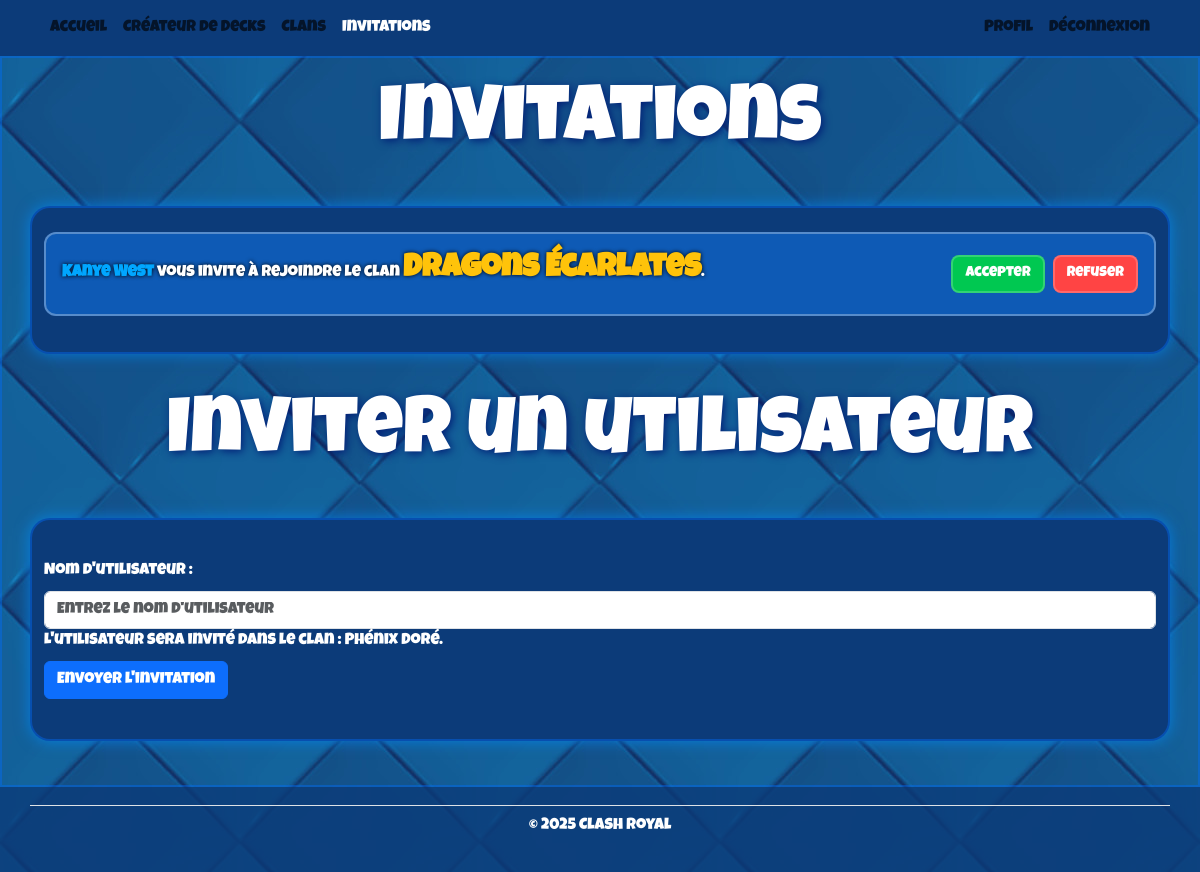
Page /index.php?action=afficherInvitations (signed in) on the committed database.
### tables this page shows
CREATE TABLE Invitation(
    Id_Invitation INT AUTO_INCREMENT,
    Id_Utilisateur INT NOT NULL,
    Id_Utilisateur_1 INT NOT NULL,
    Id_Clan INT NOT NULL,
    PRIMARY KEY(Id_Invitation),
    FOREIGN KEY(Id_Utilisateur) REFERENCES Utilisateur(Id_Utilisateur),
    FOREIGN KEY(Id_Utilisateur_1) REFERENCES Utilisateur(Id_Utilisateur),
    FOREIGN KEY(Id_Clan) REFERENCES Clan(Id_Clan)
);

CREATE TABLE Utilisateur(
    Id_Utilisateur INT AUTO_INCREMENT,
    nom VARCHAR(100)  NOT NULL,
    mot_de_passe VARCHAR(255)  NOT NULL,
    PRIMARY KEY(Id_Utilisateur),
    UNIQUE(nom)
);

CREATE TABLE Clan(
    Id_Clan INT AUTO_INCREMENT,
    nom_clan VARCHAR(150)  NOT NULL,
    description_clan VARCHAR(500)  NOT NULL,
    prive BOOLEAN NOT NULL,
    PRIMARY KEY(Id_Clan),
    UNIQUE(nom_clan)
);

CREATE TABLE UtilisateurClan(
    Id_Clan INT,
    Id_Utilisateur INT,
    Id_Role INT,
    PRIMARY KEY(Id_Clan, Id_Utilisateur, Id_Role),
    FOREIGN KEY(Id_Clan) REFERENCES Clan(Id_Clan),
    FOREIGN KEY(Id_Utilisateur) REFERENCES Utilisateur(Id_Utilisateur),
    FOREIGN KEY(Id_Role) REFERENCES Role(Id_Role)
);

### controleur/controleur.php (called while the page is built, shortened)
<?php
require_once 'modele/modeleClan.php';
require_once 'modele/modeleUtilisateurs.php';
require_once 'modele/modeleInvitation.php';
function afficherInvitations()
{
    require 'vue/invitation.php';
}

### modele/modeleInvitation.php (called while the page is built, shortened)
<?php
class ModeleInvitation
{
    public static function ObtenirInvitationsParUtilisateur($idUtilisateur)
    {
        $connexion = BD::ObtenirConnexion();
        $req = $connexion->prepare(
            "SELECT * FROM Invitation WHERE Id_Utilisateur_1 = :idUtilisateur"
        );
        $req->bindParam(':idUtilisateur', $idUtilisateur);
        $req->execute();
        return $req;
    }
}
?>

### modele/modeleUtilisateurs.php (called while the page is built, shortened)
<?php
class ModeleUtilisateurs
{
    public static function ObtenirTout($idUtilisateur)
    {
        $connexion = BD::ObtenirConnexion();
        $req = $connexion->prepare(
            "SELECT * FROM Utilisateur WHERE Id_Utilisateur = :idUtilisateur"
        );
        $req->bindParam(':idUtilisateur', $idUtilisateur);
        $req->execute();
        return $req;
    }
}

### modele/modeleClan.php (called while the page is built, shortened)
<?php
class ModeleClan
{
    public static function ObtenirClanParId($idClan)
    {
        $connexion = BD::ObtenirConnexion();
        $req = $connexion->prepare(
            "SELECT * FROM Clan WHERE Id_Clan = :Id_Clan"
        );
        $req->bindParam(':Id_Clan', $idClan);
        $req->execute();
        return $req;
    }
    public static function ObtenirClanUtilisateur($idUtilisateur)
    {
        $connexion = BD::ObtenirConnexion();
        $req = $connexion->prepare(
            "SELECT * FROM Clan
            JOIN UtilisateurClan ON Clan.Id_Clan = UtilisateurClan.Id_Clan
            WHERE UtilisateurClan.Id_Utilisateur = :Id_Utilisateur"
        );
        $req->bindParam(':Id_Utilisateur', $idUtilisateur);
        $req->execute();
        return $req;
    }
}

### vue/invitation.php (the view, shortened to what this page needs)
<?php $titreOnglet = 'Invitations';
require_once "modele/modeleInvitation.php";
require_once "modele/modeleUtilisateurs.php";
require_once "modele/modeleClan.php" ?>
<?php ob_start();
$requeteInvitation = ModeleInvitation::ObtenirInvitationsParUtilisateur($_SESSION['utilisateur']['Id_Utilisateur']);
$invitations = $requeteInvitation->fetch();
?>
<h1 class="text-center big-goofy-title"><?php echo $titreOnglet; ?></h1>
<div class="container bg-blue-900  tableau p-6 min-h-screen">
    <div class="max-w-3xl mx-auto">
        <?php if ($invitations == null) { ?>
            <h2 class="text-center">Vous n'avez aucune invitation pour le moment.</h2>
        <?php } else { ?>
        <?php do {
                $requetenom = ModeleUtilisateurs::ObtenirTout($invitations['Id_Utilisateur_1']);
                $requeteClan = ModeleClan::ObtenirClanParId($invitations['Id_Clan']);
                $clan = $requeteClan->fetch();
                $utilisateur = $requetenom->fetch();
        ?>
            <div class="invitation-card" data-id="<?= $invitations['Id_Invitation'] ?>">
                <div class="invitation-text">
                    <span class="user-name"><?= htmlspecialchars($utilisateur['nom']) ?></span>
                    vous invite à rejoindre le clan
                    <span class="clan-name"><?= htmlspecialchars($clan['nom_clan']) ?></span>.
                </div>
                <div class="invitation-buttons">
                    <button class="btn-accept accepter-invitation" data-id="<?= $invitations['Id_Invitation'] ?>">Accepter</button>
                    <button class="btn-refuse refuser-invitation" data-id="<?= $invitations['Id_Invitation'] ?>">Refuser</button>
                </div>
            </div>
        <?php } while ($invitations = $requeteInvitation->fetch());
        } ?>
    </div>
</div>
<h1 class="big-goofy-title text-center"> Inviter un utilisateur </h1>
<?php $requeteClan = ModeleClan::ObtenirClanUtilisateur($_SESSION['utilisateur']['Id_Utilisateur']);
$clan = $requeteClan->fetch();
if ($clan) {
?>
    <form class="container bg-blue-900 tableau" method="post" action="envoyerInvitation" class="needs-validation" novalidate id="form-inviter">
        <div class="mb-3 mt-3">
            <label for="nomUtilisateur" class="form-label">Nom d'utilisateur&nbsp;:</label>
            <input type="text" class="form-control" id="nomUtilisateur" placeholder="Entrez le nom d'utilisateur" name="nomUtilisateur" required minlength="3" maxlength="45">
            <label class="form-label">L'utilisateur sera invité dans le clan : <?php echo $clan['nom_clan']; ?>.</label>
            <button type="submit" class="btn btn-primary">Envoyer l'invitation</button>
        </div>
    </form>
<?php
} else {
    echo "<div class=\"container bg-blue-900 tableau\"><h2 class='text-center'>Vous devez être dans un clan pour inviter des utilisateurs.</h2></div>";
}
?>
<?php require 'vue/gabarit.php'; ?>

### css/style.css (style rules this page uses)
body, main { font-family: 'Luckiest Guy', cursive; color: white; background-image: url("../Images/Autres/Background.jpg"); background-repeat: repeat; background-size: auto; background-attachment: fixed; }
.tableau { border-radius: 20px; border: 2px solid rgba(0, 110, 255, 0.4); box-shadow: 0 0 15px rgba(0, 140, 255, 0.7); padding: 2%; margin: 2%; }
.bg-blue-900 { background-color: #0c3b79; }
.big-goofy-title { font-size: 5rem; text-shadow: 2px 2px 8px rgb(2, 29, 117); stroke: url(#ffffff); padding: 10px; }
.invitation-card { background-color: rgba(16, 105, 207, 0.7); border: 2px solid rgba(255, 255, 255, 0.3); border-radius: 12px; padding: 12px 16px; margin-bottom: 12px; display: flex; flex-direction: column; justify-content: space-between; color: white; text-shadow: 0 0 4px black; transition: transform 0.2s ease, filter 0.2s ease; }
.invitation-text { font-family: 'Luckiest Guy', cursive; font-size: 1rem; margin-bottom: 8px; }
.invitation-text .clan-name { color: rgb(255, 195, 10); font-weight: bold; }
.invitation-text .user-name { color: #00a6ff; font-weight: bold; }
.invitation-buttons { display: flex; gap: 8px; }
.btn-accept { background-color: #00c851; color: white; padding: 6px 12px; border-radius: 8px; font-family: 'Luckiest Guy', cursive; font-size: 0.9rem; border: 2px solid rgba(255,255,255,0.2); transition: transform 0.2s ease, filter 0.2s ease; }
.btn-refuse { background-color: #ff4444; color: white; padding: 6px 12px; border-radius: 8px; font-family: 'Luckiest Guy', cursive; font-size: 0.9rem; border: 2px solid rgba(255,255,255,0.2); transition: transform 0.2s ease, filter 0.2s ease; }
.clan-name { font-size: 2rem; color: #fff; }
@media (min-width: 768px) { .invitation-card { flex-direction: row; align-items: center; justify-content: space-between; } }

### rows in the picture
invitation: Id_Utilisateur_1.nom "Kanye West", Id_Clan.nom_clan "Dragons Écarlates"
utilisateurclan: Id_Clan.nom_clan "Phénix Doré"

### other values in the picture
$titreOnglet "Invitations"
